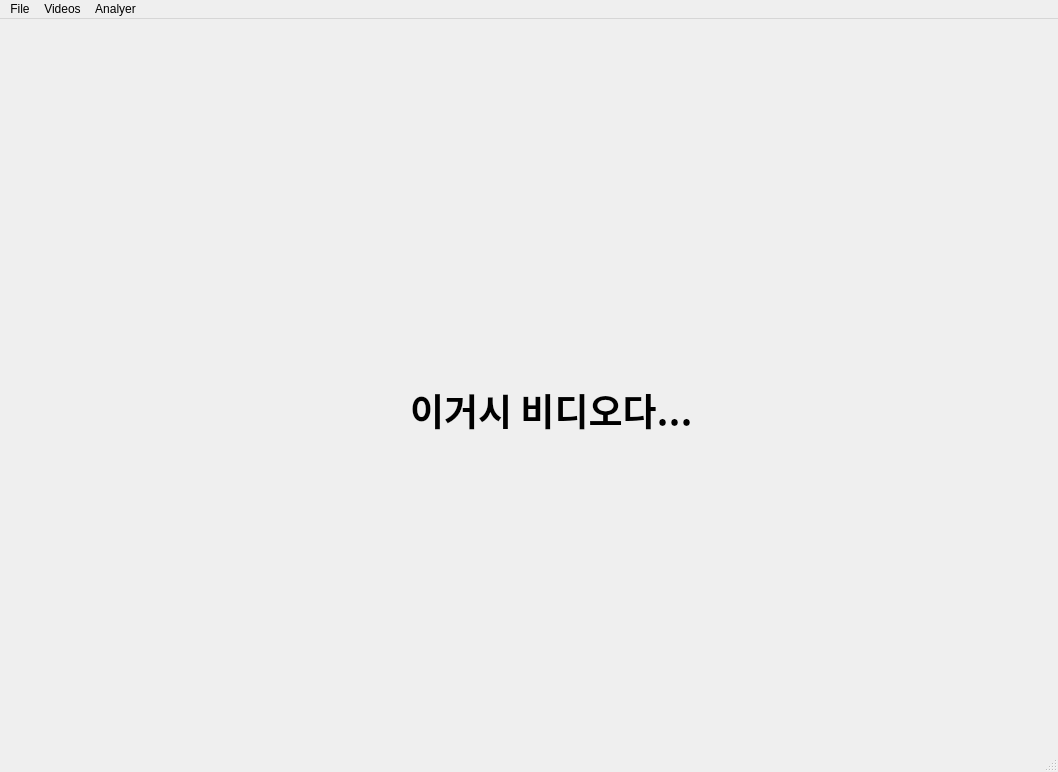
<?xml version="1.0" encoding="UTF-8"?>
<ui version="4.0">
 <class>MainWindow</class>
 <widget class="QMainWindow" name="MainWindow">
  <property name="geometry">
   <rect>
    <x>0</x>
    <y>0</y>
    <width>1058</width>
    <height>772</height>
   </rect>
  </property>
  <property name="windowTitle">
   <string>MainWindow</string>
  </property>
  <widget class="QWidget" name="centralwidget">
   <widget class="QLabel" name="label">
    <property name="geometry">
     <rect>
      <x>410</x>
      <y>290</y>
      <width>461</width>
      <height>201</height>
     </rect>
    </property>
    <property name="font">
     <font>
      <family>Arial Black</family>
      <pointsize>28</pointsize>
      <weight>75</weight>
      <bold>true</bold>
     </font>
    </property>
    <property name="text">
     <string>이거시 비디오다... </string>
    </property>
   </widget>
  </widget>
  <widget class="QMenuBar" name="menubar">
   <property name="geometry">
    <rect>
     <x>0</x>
     <y>0</y>
     <width>1058</width>
     <height>21</height>
    </rect>
   </property>
   <widget class="QMenu" name="menuFile">
    <property name="title">
     <string>File</string>
    </property>
    <addaction name="open_video"/>
    <addaction name="screenshot_path"/>
    <addaction name="reset"/>
   </widget>
   <widget class="QMenu" name="Videos">
    <property name="title">
     <string>Videos</string>
    </property>
   </widget>
   <widget class="QMenu" name="Analyer">
    <property name="title">
     <string>Analyer</string>
    </property>
   </widget>
   <addaction name="menuFile"/>
   <addaction name="Videos"/>
   <addaction name="Analyer"/>
  </widget>
  <widget class="QStatusBar" name="statusbar"/>
  <action name="open_video">
   <property name="text">
    <string>Open vdieo</string>
   </property>
  </action>
  <action name="screenshot_path">
   <property name="text">
    <string>screenshot path</string>
   </property>
  </action>
  <action name="reset">
   <property name="text">
    <string>reset</string>
   </property>
  </action>
 </widget>
 <resources/>
 <connections/>
</ui>
